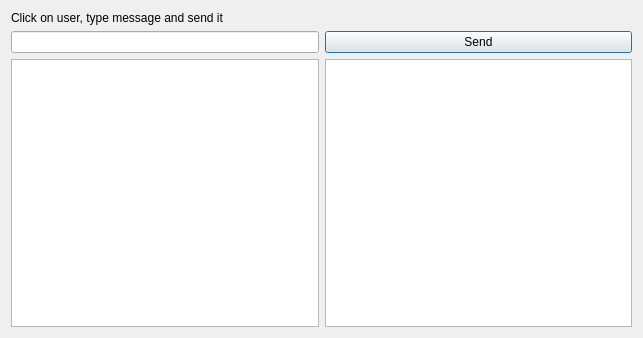
<?xml version="1.0" encoding="UTF-8"?>
<ui version="4.0">
 <class>PrivateDialog</class>
 <widget class="QDialog" name="PrivateDialog">
  <property name="geometry">
   <rect>
    <x>0</x>
    <y>0</y>
    <width>643</width>
    <height>338</height>
   </rect>
  </property>
  <property name="windowTitle">
   <string>Dialog</string>
  </property>
  <layout class="QGridLayout" name="gridLayout">
   <item row="0" column="0">
    <widget class="QLabel" name="textLb">
     <property name="sizePolicy">
      <sizepolicy hsizetype="Preferred" vsizetype="Fixed">
       <horstretch>0</horstretch>
       <verstretch>0</verstretch>
      </sizepolicy>
     </property>
     <property name="text">
      <string>Click on user, type message and send it</string>
     </property>
    </widget>
   </item>
   <item row="1" column="0">
    <widget class="QLineEdit" name="msgLn">
     <property name="sizePolicy">
      <sizepolicy hsizetype="Expanding" vsizetype="Fixed">
       <horstretch>0</horstretch>
       <verstretch>0</verstretch>
      </sizepolicy>
     </property>
    </widget>
   </item>
   <item row="1" column="1">
    <widget class="QPushButton" name="sendBtn">
     <property name="text">
      <string>Send</string>
     </property>
    </widget>
   </item>
   <item row="2" column="0">
    <widget class="QTextBrowser" name="msgsBrowser"/>
   </item>
   <item row="2" column="1">
    <widget class="QListWidget" name="listWidget"/>
   </item>
  </layout>
 </widget>
 <resources/>
 <connections/>
</ui>
